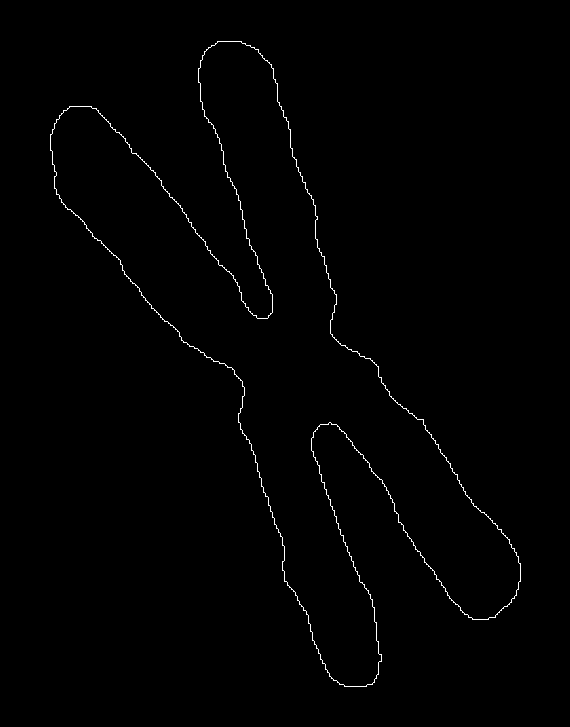
//> input picture digital_image_process/pic/fouriershape.tif, 570 x 727 px
$ ./11.fourier_descripe   (built with g++ and OpenCV 4)
//> lines starting //> are read from the running program, lines starting //| are printed output that depends on the picture; after the words box and inside, x2 and y2 are one past the last pixel; in counts of white or black regions, pixels touching at a corner belong together
//傅里叶描述子:fourier_descripe
//用目标边界曲线的傅里叶变换来描述目标区域的形状，将二维描述问题简化为一维描述问题

#include <opencv2/opencv.hpp>
using namespace cv;
using namespace std;

void FourierShapeDescriptors(vector<Point>& contour, double ratio, vector<Point>& output_contour)
{
    //将轮廓变为复数图像
    Mat pointMat(contour.size(), 1, CV_32FC2);
    Vec2f* p = pointMat.ptr<Vec2f>();
    for (size_t i = 0; i < contour.size(); i++)
    {
        p[i][0] = (float)contour[i].x;
        p[i][1] = (float)contour[i].y;
    }
    //计算离散傅里叶变换的最优尺寸
    Mat paddedMat;
    int m = getOptimalDFTSize(pointMat.rows);
    int n = getOptimalDFTSize(pointMat.cols);
    copyMakeBorder(pointMat, paddedMat, 0, m- pointMat.rows, 0, n - pointMat.cols, BORDER_CONSTANT, Scalar::all(0));
    //中心化
    p = paddedMat.ptr<Vec2f>();
    for (size_t i = 0; i < m; i++)
    {
        if (i % 2 != 0){
            p[i][0] = - p[i][0];
            p[i][1] = - p[i][1];
        }
    }
    //傅里叶变换
    Mat dftMat;
    dft(paddedMat, dftMat, DFT_COMPLEX_INPUT | DFT_COMPLEX_OUTPUT);

    //保留重构边界的描述子
    int number = cvRound(m * ratio) & -2; // a & -2 代表最大不超过a的偶数
    int number_remove = (m - number) / 2;
    dftMat.rowRange(0, number_remove) = Scalar::all(0); //删除系数(设置为0)
    dftMat.rowRange(dftMat.rows - number_remove, dftMat.rows) = Scalar::all(0);
    //傅里叶反变换
    Mat idftMat;
    idft(dftMat, idftMat, DFT_COMPLEX_INPUT | DFT_COMPLEX_OUTPUT | DFT_SCALE);
    //去中心化
    p = idftMat.ptr<Vec2f>();
    for (size_t i = 0; i < m; i++)
    {
        if (i % 2 != 0) {
            p[i][0] = -p[i][0];
            p[i][1] = -p[i][1];
        }
    }
    //裁剪为原来大小
    Mat dst = idftMat.rowRange(0, contour.size()).clone();
    dst.convertTo(dst, CV_32SC2);

    //由图像Mat变回轮廓点vector<Point>
    Point point;
    for (size_t i = 0; i < contour.size(); i++)
    {
        point.x = dst.ptr<cv::Vec2i>(i)[0][0];
        point.y = dst.ptr<cv::Vec2i>(i)[0][1];
        output_contour.push_back(point);
    }
}

int main() {

    Mat src = imread("pic/fouriershape.tif", IMREAD_GRAYSCALE);
//> src: 727 rows x 570 cols, CV_8UC1; 0.69% white in thin lines or dots, all inside (x1, y1, x2, y2) = (50, 41, 521, 687)
    if (src.empty()) {
        cerr << "错误: 无法加载图像!" << endl;
        return -1;
    }

    Mat binImg;
    threshold(src, binImg, 50, 255, THRESH_BINARY);

    vector<vector<Point>> contours;
    //findContours:在一张二-值图像中，找出所有物体的轮廓，并将每个轮廓表示为一个点的序列
    findContours(binImg, contours, RETR_EXTERNAL, CHAIN_APPROX_NONE);
//> contours = 1 contour; box (x1, y1, x2, y2) and area: (50, 41, 521, 687) 87528

    if (contours.empty()) {
        cerr << "错误: 未找到任何轮廓!" << endl;
        return -1;
    }

    // 我们只处理最大的那个轮廓
    vector<Point> main_contour = contours[0];
//> main_contour = contour of 2867 points, box (x1, y1, x2, y2) (50, 41, 521, 687), area 87528
    Mat result_display = Mat::zeros(src.size(), CV_8UC3); // 用彩色图来画不同颜色的轮廓


    // 绘制原始轮廓 (蓝色)
    vector<vector<Point>> original_contours = { main_contour };
//> original_contours has the same summary as contours
    drawContours(result_display, original_contours, 0, Scalar(255, 0, 0), 1); // Blue


    // 计算和绘制第一个逼近轮廓 (18个描述子)
    vector<Point> output_contour_18;
    //ratio控制形状平滑程度或逼近精度
    double ratio_18 = 0.0063;
    FourierShapeDescriptors(main_contour, ratio_18, output_contour_18);
//> in FourierShapeDescriptors, `Mat pointMat(contour.size(), 1, CV_32FC2);`: pointMat = 2867 pairs, first value 0 to 0, second value 0 to 0
//> after the loop in FourierShapeDescriptors, `for (size_t i = 0; i < contour.size(); i++)`: pointMat = 2867 pairs, first value 50 to 520, second value 41 to 686
//> in FourierShapeDescriptors, `copyMakeBorder(pointMat, paddedMat, 0, m- pointMat.rows, 0, n - pointM..`: paddedMat = 2880 pairs, first value 0 to 520, second value 0 to 686
//> after the loop in FourierShapeDescriptors, `for (size_t i = 0; i < m; i++)`: paddedMat = 2880 pairs, first value -520 to 520, second value -686 to 686
//> in FourierShapeDescriptors, `dft(paddedMat, dftMat, DFT_COMPLEX_INPUT | DFT_COMPLEX_OUTPUT);`: dftMat = 2880 pairs, first value -211386.9 to 823177, second value -494973.9 to 1036890
//> in FourierShapeDescriptors, `idft(dftMat, idftMat, DFT_COMPLEX_INPUT | DFT_COMPLEX_OUTPUT | DFT_SCA..`: idftMat = 2880 pairs, first value -507.1 to 507.1, second value -673.1 to 673.1
//> after the loop in FourierShapeDescriptors, `for (size_t i = 0; i < m; i++)`: idftMat = 2880 pairs, first value 54.56 to 507.1, second value 43.48 to 673.1
//> in FourierShapeDescriptors, `Mat dst = idftMat.rowRange(0, contour.size()).clone();`: dst = 2867 pairs, first value 54.56 to 507.1, second value 43.48 to 673.1
//> in FourierShapeDescriptors, `dst.convertTo(dst, CV_32SC2);`: dst = contour of 2867 points, box (x1, y1, x2, y2) (55, 43, 508, 674), area 87500
//> after the loop in FourierShapeDescriptors, `for (size_t i = 0; i < contour.size(); i++)`: output_contour has the same summary as dst
//> output_contour_18 has the same summary as dst in FourierShapeDescriptors
    vector<vector<Point>> contours_18 = { output_contour_18 };
//> contours_18 = 1 contour; box (x1, y1, x2, y2) and area: (55, 43, 508, 674) 87500
    drawContours(result_display, contours_18, 0, Scalar(0, 255, 0), 1); // Green

    // 计算和绘制第二个逼近轮廓 (8个描述子)
    vector<Point> output_contour_8;
    double ratio_8 = 0.0028;
    FourierShapeDescriptors(main_contour, ratio_8, output_contour_8);
//> output_contour_8 = contour of 2867 points, box (x1, y1, x2, y2) (82, 85, 479, 624), area 68203
    vector<vector<Point>> contours_8 = { output_contour_8 };
//> contours_8 = 1 contour; box (x1, y1, x2, y2) and area: (82, 85, 479, 624) 68203
    drawContours(result_display, contours_8, 0, Scalar(0, 0, 255), 1); // Red
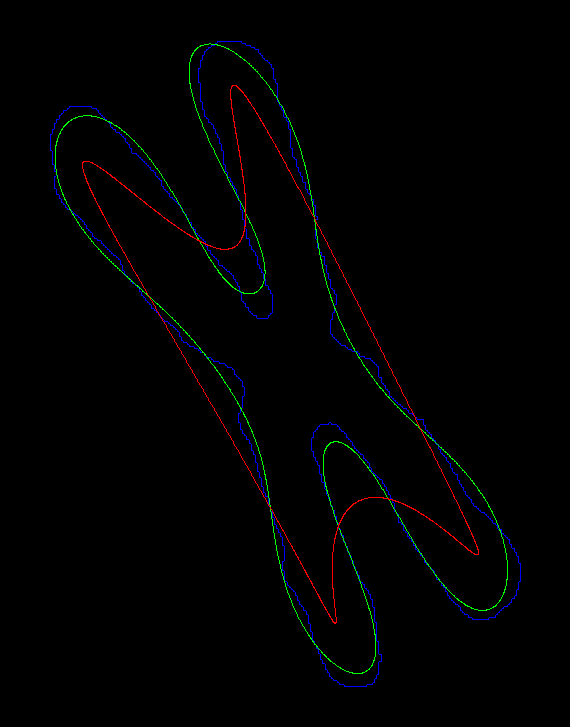
//> result_display: 727 rows x 570 cols, CV_8UC3; mean B, G, R 1.6, 1.4, 1.1


    imshow("Original Image", src);
    imshow("Fourier Descriptors Approximation", result_display);

    waitKey(0);

    return 0;
}
